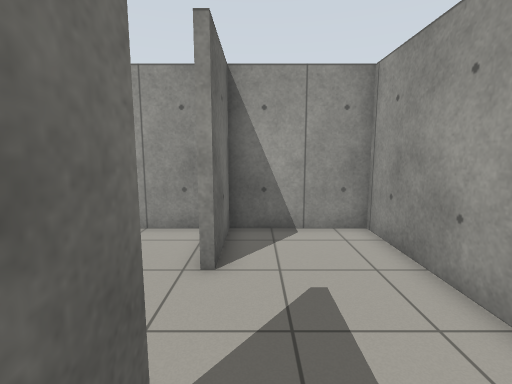
[1] (above)

16 first-person views from a walk through a Gazebo world. The camera is 1.2 m above the floor, tilts 8° down and sees 85° across. The floor is counted in squares, 0.5 m on a side. Each view is taken from the middle of a square. On the plan, view 1 faces up. The plan holds only what a view shows up to about 18 squares ahead; the rest is blank.

[2]
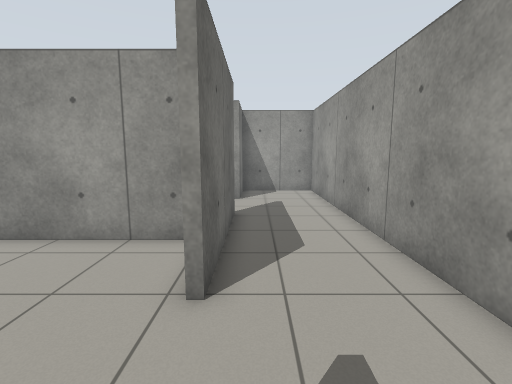

[3]
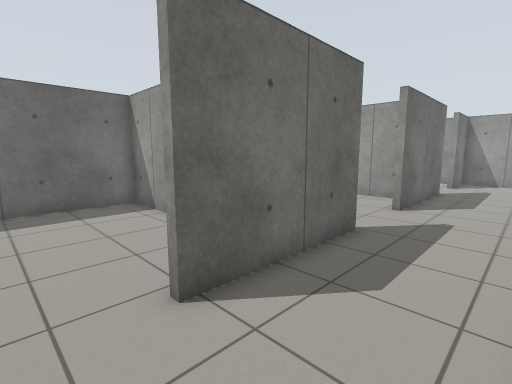

[4]
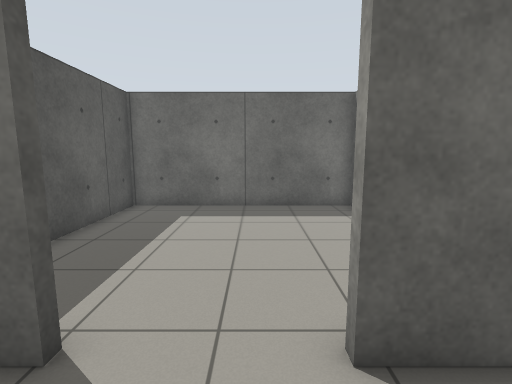

[5]
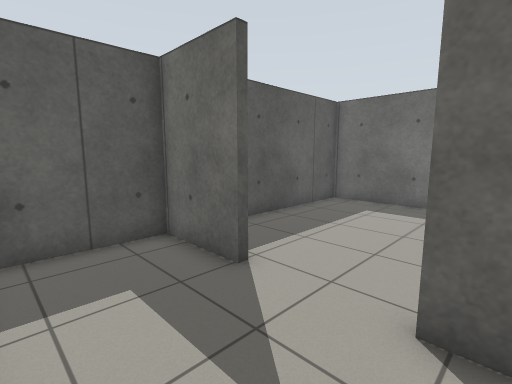

[6]
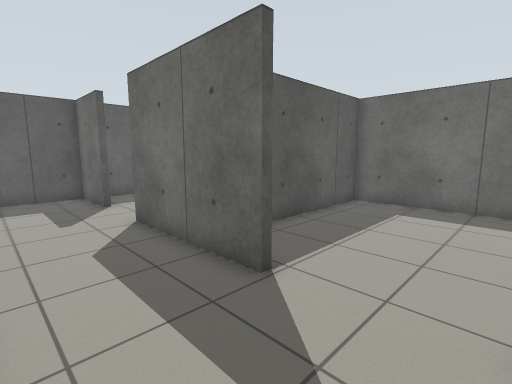

[7]
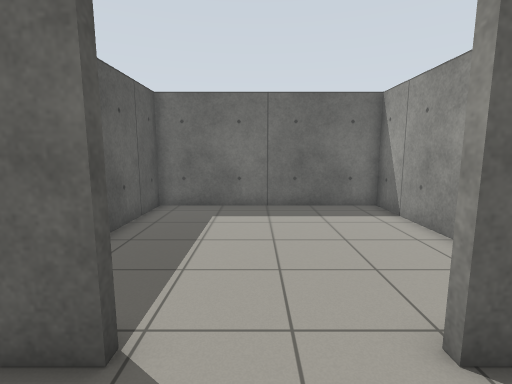

[8]
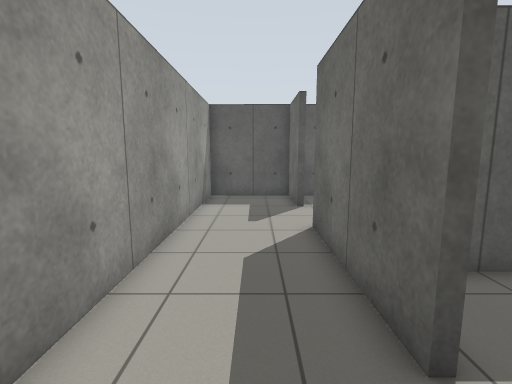

[9]
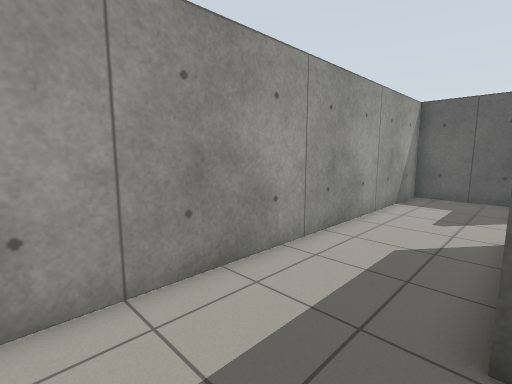

[10]
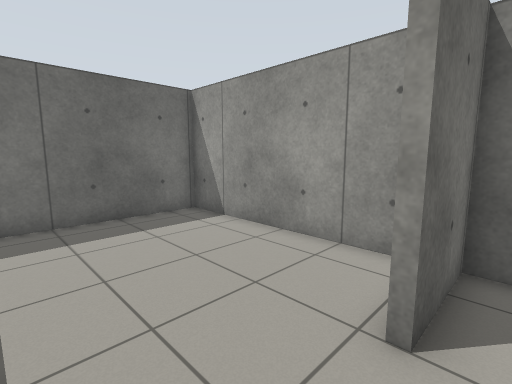

[11]
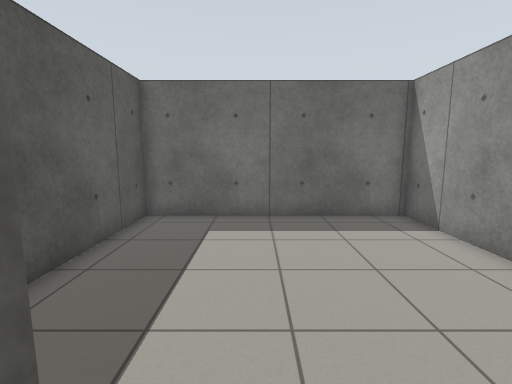

[12]
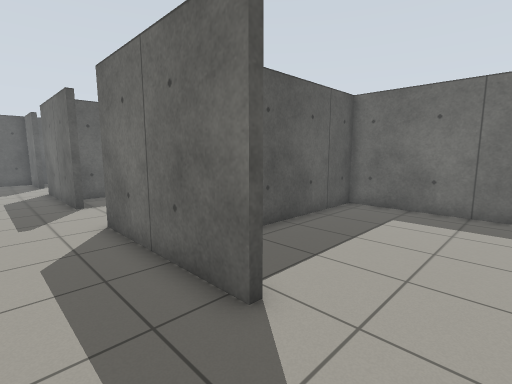

[13]
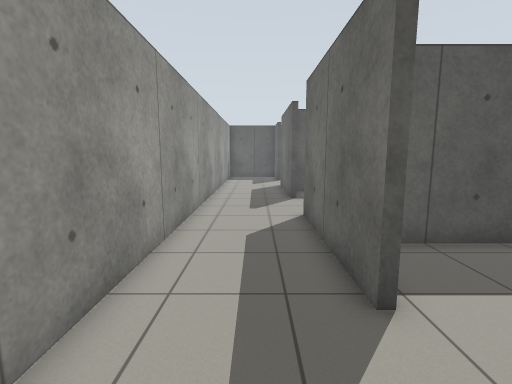

[14]
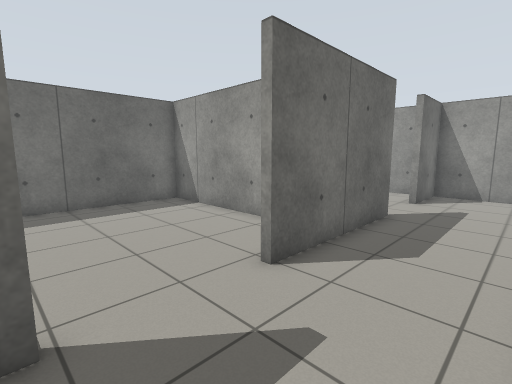

[15]
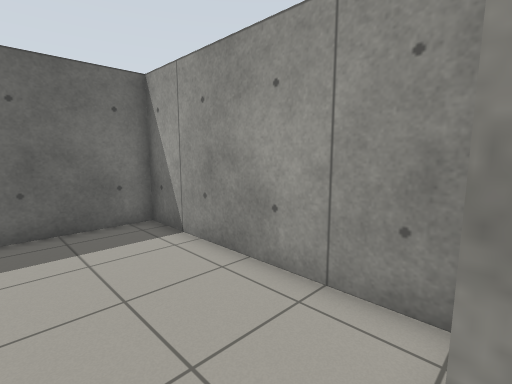

[16]
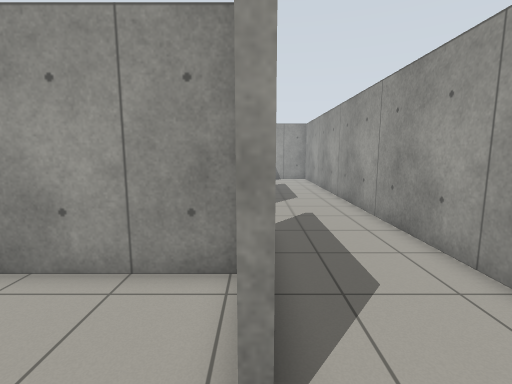

### Floor plan
Points are (right, up) in squares from view 1. A wall is a line through its corners. A room is listed if a view was taken in it or the views show most of it. See-through windows are left out.
Room 1 (views 1, 2, 3, 4, 5, 6, 7, 8, 9, 10, 11, 12, 13, 14, 15, 16)
walls: (-1.3, -8.7) (-0.9, -8.7) (-0.9, -14.9) (-1.2, -14.9); (-1.3, 2) (-0.9, 2) (-0.9, -4.7) (-1.2, -4.7); (-1.3, -18.4) (-0.9, -18.4) (-0.9, -21.6) (3.5, -21.7) (3.5, 8.7) (-0.9, 8.7) (-0.9, 5.5) (-1.2, 5.5)
ways out: opening at (-1, -16.5) to room 2; opening at (-1, 4) to room 3; opening at (-1, -6.5) to room 4
Room 2 (no view inside)
walls: (-1.4, -11.7) (-10.5, -11.7) (-10.5, -21.4) (-1.7, -21.6)
ways out: opening at (-1, -16.5) to room 1
Room 3 (no view inside)
walls: (-1.7, 8.7) (-10.5, 8.7) (-10.5, -1.2) (-2.9, -1.2)
ways out: opening at (-1, 4) to room 1
Room 4 (no view inside)
walls: (-2, -1.5) (-10.5, -1.5) (-10.5, -11.4) (-1.5, -11.4)
ways out: opening at (-1, -6.5) to room 1

Positions as (right, up) in squares from view 1, and headings:
1: (0, 0), facing up
2: (0, -9), facing up
3: (3, -17), facing up-left
4: (2, -16), facing left
5: (3, -14), facing down-left
6: (3, -5), facing down-left
7: (2, -7), facing left
8: (1, -6), facing down
9: (-1, -5), facing down-right
10: (0, 2), facing up-left
11: (0, 3), facing left
12: (2, 5), facing down-left
13: (1, 6), facing down
14: (3, -9), facing up-left
15: (-1, -16), facing up-left
16: (-1, -17), facing up
